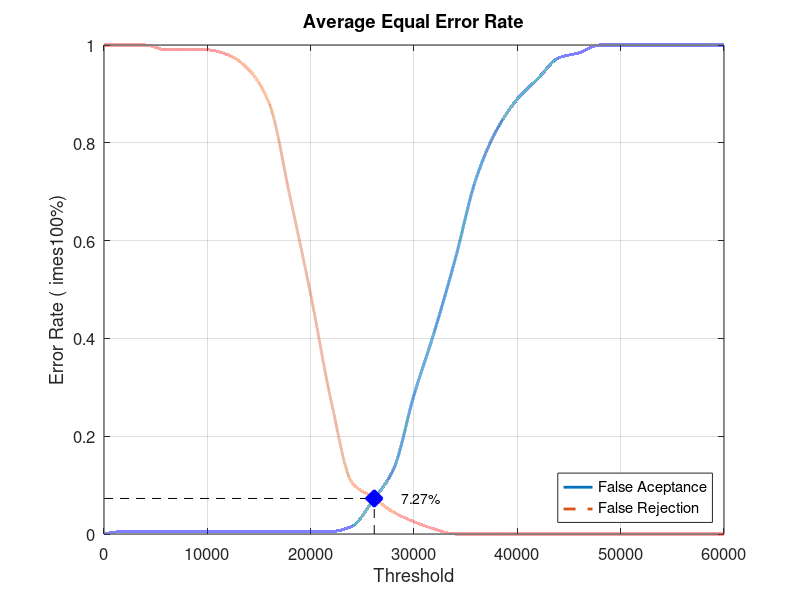
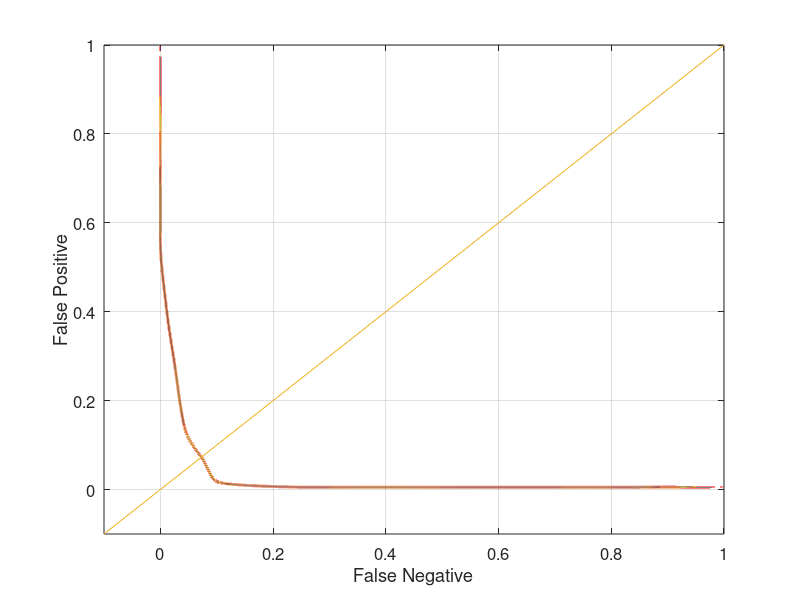

Reproduce these figures in MATLAB, in order.
close all;
clear;
clc;
x = 0:2000:60000;
xq = 0:0.5:60000;

y0 = [0 0.00526316 0.00526316 0.00526316 0.00526316 0.00526316 0.00526316 0.00526316 0.00526316 0.00526316 0.00526316 0.00526316 0.0157895 0.0684211 0.131579 0.284211 0.415789 0.563158 0.726316 0.826316 0.889474 0.931579 0.973684 0.984211 1 1 1 1 1 1 1]
yy0 = interp1(x, y0, xq, 'pchip');
y1 = [1 1 1 0.99 0.99 0.99 0.98 0.95 0.88 0.69 0.49 0.27 0.105 0.075 0.045 0.025 0.01 0 0 0 0 0 0 0 0 0 0 0 0 0 0]
yy1 = interp1(x, y1, xq, 'pchip');

% Calculating EER: 
y2 = abs(y0 - y1);
find(y2 == min(y2))
yy2 = abs(yy0 - yy1);
xEER = find(yy2 == min(yy2));
xEERIndex = xq(xEER) % X-axis EER
yEER = yy0(xEER) % Y-axis EER

main = figure
plot(xq, yy0,'-','LineWidth', 2);	hold on
plot(xq, yy1,'--','LineWidth', 2);	hold on
plot([xEERIndex xEERIndex], [0 yEER], 'k--');	hold on
plot([0 xEERIndex], [yEER yEER], 'k--');	hold on
plot(xEERIndex, yEER, 'bx', 'LineWidth', 10);	hold on
text(xEERIndex + 10 * xEERIndex / 100, yEER, [num2str(round((10000 * yEER)) / 100) '%'])
legend('False Aceptance', 'False Rejection', 'Location', 'SouthEast')
xlabel('Threshold')
ylabel('Error Rate (	imes100%)')
title('Average Equal Error Rate')
set(gca, 'FontSize', 12)
axis([0 60000 0 1])
grid on

print(main, 'Database1_3Main', '-dpng');
FNRxFPR = figure('Color', [1 1 1]);
plot(yy1, yy0, '-', yy1, yy0, 'LineWidth', 2);
hold on
y = -0.1:0.1:1
plot(y, y); 
set(gca, 'FontSize', 12)
xlabel('False Negative')
ylabel('False Positive')
axis([-0.1 1 -0.1 1])
set(gca, 'FontSize', 12)
grid on

print(FNRxFPR, 'Database1_3FNRxFPR','-dpng');
